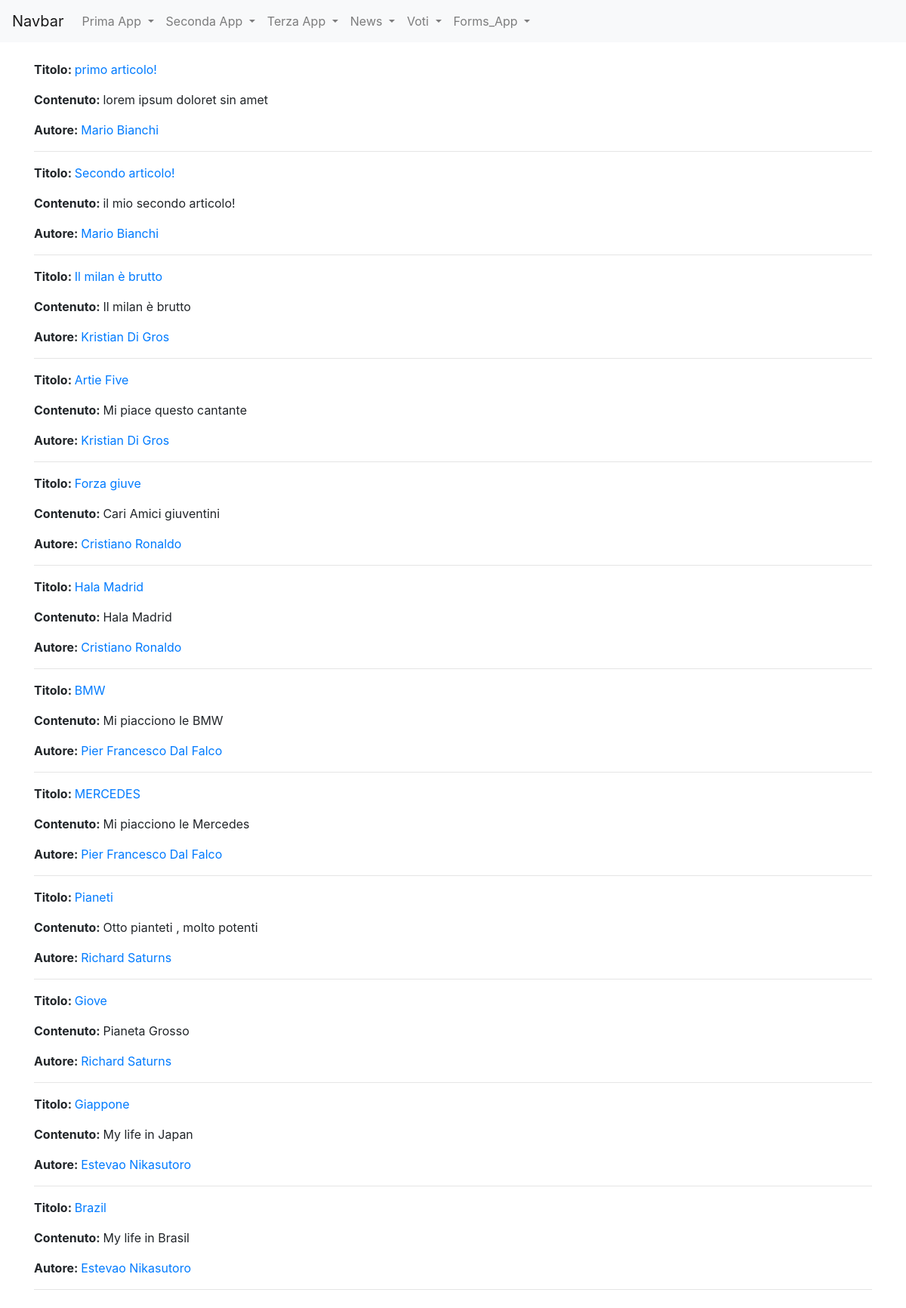
Page /news/lista_articoli on the committed database.
### news/models.py (models this page shows, shortened)
class Articolo(models.Model):
    titolo=models.CharField(max_length=100)
    contenuto=models.TextField()
    giornalista=models.ForeignKey(Giornalista,on_delete=models.CASCADE, related_name="articoli")
    data=models.DateField(auto_now=True, blank=True)
    visualizzazioni= models.IntegerField(default=0, blank=True)
    class Meta:
        verbose_name="Articolo"
        verbose_name_plural="Articoli"

class Giornalista(models.Model):
    nome=models.CharField(max_length=20)
    cognome=models.CharField(max_length=20)
    anno_di_nascita = models.DateField(blank=True)
    def __str__(self):
        return self.nome + " " + self.cognome
    class Meta:
        verbose_name="Giornalista"
        verbose_name_plural="Giornalisti"

### news/views.py (the view)
# urls.py: path("lista_articoli", listaArticoli, name="lista_articoli"),
def listaArticoli(request, pk=None):
    if(pk==None):
        articoli = Articolo.objects.all()
    else:
        articoli = Articolo.objects.filter(giornalista_id=pk)
    context= {
            'articoli': articoli,
        }
    return render(request, "news/lista_articoli.html", context)

### news/templates/news/lista_articoli.html (shortened to what this page needs)
{% extends 'base.html' %}
{% block content %}
    {% for articolo in articoli %}
    <p><strong>Titolo: </strong>
        <a href="/news/articoli/{{ articolo.id }}">{{ articolo.titolo }}</a>
    </p>
    <p><strong>Contenuto: </strong>
    {{ articolo.contenuto }}
    </p>
    <p><strong>Autore: </strong>
        <a href={% url 'news:giornalista_detail' articolo.giornalista.id %}>{{ articolo.giornalista }}</a>
    </p>
    <hr>
    {% endfor %}
{% endblock content %}

### rows in the picture
Articolo: titolo "primo articolo!", contenuto "lorem ipsum doloret sin amet", giornalista "Mario Bianchi"
Articolo: titolo "Secondo articolo!", contenuto "il mio secondo articolo!", giornalista "Mario Bianchi"
Articolo: titolo "Il milan è brutto", contenuto "Il milan è brutto", giornalista "Kristian Di Gros"
Articolo: titolo "Artie Five", contenuto "Mi piace questo cantante", giornalista "Kristian Di Gros"
Articolo: titolo "Forza giuve", contenuto "Cari Amici giuventini", giornalista "Cristiano Ronaldo"
Articolo: titolo "Hala Madrid", contenuto "Hala Madrid", giornalista "Cristiano Ronaldo"
Articolo: titolo "BMW", contenuto "Mi piacciono le BMW", giornalista "Pier Francesco Dal Falco"
Articolo: titolo "MERCEDES", contenuto "Mi piacciono le Mercedes", giornalista "Pier Francesco Dal Falco"
Articolo: titolo "Pianeti", contenuto "Otto pianteti , molto potenti", giornalista "Richard Saturns"
Articolo: titolo "Giove", contenuto "Pianeta Grosso", giornalista "Richard Saturns"
Articolo: titolo "Giappone", contenuto "My life in Japan", giornalista "Estevao Nikasutoro"
Articolo: titolo "Brazil", contenuto "My life in Brasil", giornalista "Estevao Nikasutoro"
